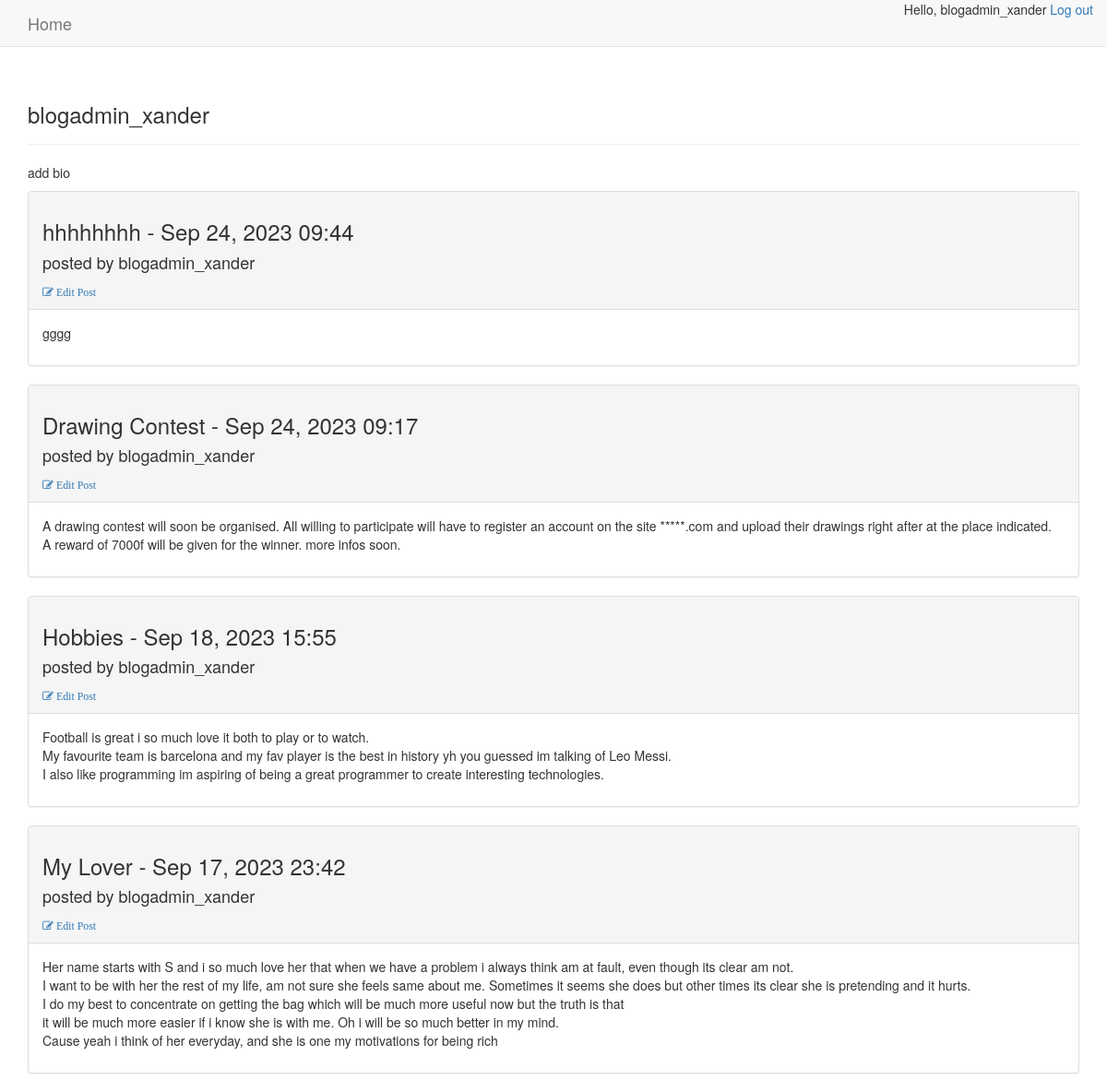
/users/profile/1 (signed in), run on the app's committed database.
### blogs/models.py (models this page shows, shortened)
class BlogPost(models.Model):
    title=models.CharField(max_length=20)
    text=models.TextField()
    date_added=models.DateTimeField(auto_now_add=True)
    owner=models.ForeignKey(User,models.CASCADE)

### users/views.py (the view)
# urls.py: path('profile/<int:post_owner_id>',views.profile,name="profile")
@login_required
def profile(request,post_owner_id):
    bio=Bio.objects.filter(owner=post_owner_id)
    posts=BlogPost.objects.filter(owner= post_owner_id).order_by("-date_added")
    post1=posts[0]
    context={"bio":bio,"posts":posts,"post1":post1}
    return render(request,"users/profile.html",context)

### users/templates/users/profile.html
{% extends "blogs/base.html" %}
{% load bootstrap3 %}
{% block header %}
<h3>{{post1.owner}}</h3>
{% endblock header %}
{% block content %}
{% if bio.text %}
<div>
    <p>Bio:</p>
    <p>{{bio.text}}</p>
    <p>edit_bio</p>
</div>
{% else %}
<p>add bio</p>
{% endif %}
{% for post in posts %}
<div class="panel panel-default">
    <div class="panel-heading">
        <h3>
            {{post.title}} - {{post.date_added |date:'M d, Y H:i'}}
            <h4>posted by {{post.owner}}</h4>
            <small>
                <a href="{% url 'blogs:edit_post' post.id %}">
                    <i class="fa fa-edit"> Edit Post</i></a>
            </small>
        </h3>
    </div>
    <div class="panel-body">
        {{post.text | linebreaks}}
    </div>
</div>
{% empty %}
<p>No posts has been made yet</p>
{% endfor %}
{% endblock content %}

### blogs/templates/blogs/base.html (shortened to what this page needs)
{% load bootstrap3 %}
<!DOCTYPE html>
<html lang="eng">
<head>
    <link rel="stylesheet" href="https://cdnjs.cloudflare.com/ajax/libs/font-awesome/4.7.0/css/font-awesome.min.css">
{% bootstrap_css %}
</head>
<body>
<nav class="navbar navbar-default navbar-static-top">
    <div class="container">
        <div class="navbar-header">
            <a class="navbar-brand" href="{% url 'blogs:home' %}">Home</a>
        </div>
        <div id="navbar" class="navbar-collapse collapse">
            <ul class="nav navbar-nav navbar-right ">
                {% if user.is_authenticated %}
                Hello, {{user.username}} <a href="{% url 'users:logout' %}"> Log out</a>
                {% else %}
                <li><a href="{% url 'users:register' %}">register</a></li>
                <li><a href="{% url 'users:login' %}">login</a></li>
                {% endif %}
            </ul>
        </div>
    </div>
</nav>
<div class="container">
    <div class="page-header">
        {%block header%}{% endblock header %}
    </div>
    <div>
        {%block content%}{% endblock content %}
    </div>
</div>
</body>
</html>

### data on the page
BlogPost: owner "blogadmin_xander", title "hhhhhhhh", date_added "Sep 24, 2023 09:44", text "gggg"
BlogPost: title "Drawing Contest", date_added "Sep 24, 2023 09:17", owner "blogadmin_xander", text "A drawing contest will soon be organised. All willing to participate will have to register an account on the site *****.com and upload their drawings right after at the place indicated. A reward of 7000f will be given for the winner. more infos soon."
BlogPost: title "Hobbies", date_added "Sep 18, 2023 15:55", owner "blogadmin_xander", text "Football is great i so much love it both to play or to watch. My favourite team is barcelona and my fav player is the best in history yh you guessed im talking of Leo Messi. I also like programming im aspiring of being a great programmer to create interesting technologies."
BlogPost: title "My Lover", date_added "Sep 17, 2023 23:42", owner "blogadmin_xander", text "Her name starts with S and i so much love her that when we have a problem i always think am at fault, even though its clear am not. I want to be with her the rest of my life, am not sure she feels same about me. Sometimes it seems she does but other times its clear she is pretending and it hurts. I do my best to concentrate on getting the bag which will be much more useful now but the truth is that it will be much more easier if i know she is with me. Oh i will be so much better in my mind. Cause yeah i think of her everyday, and she is one my motivations for being rich"

### other printed values
{{ user.username }} "blogadmin_xander"
